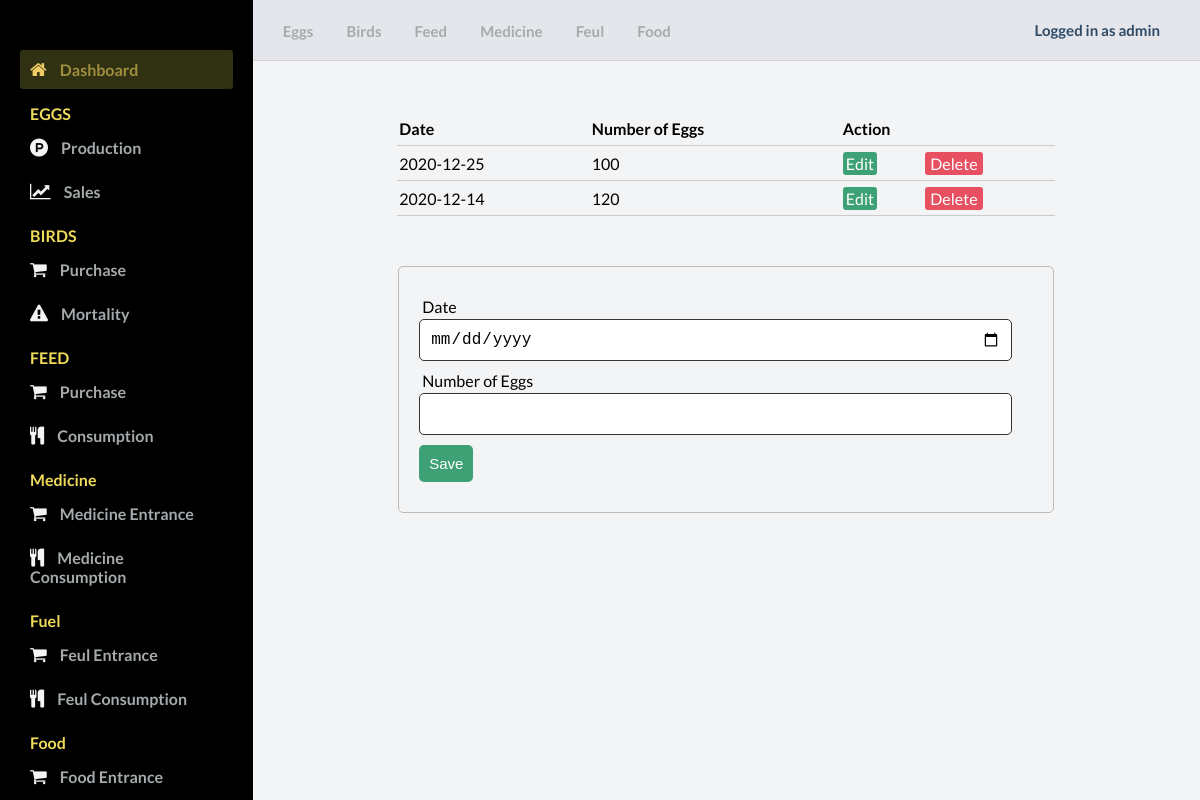
The page /production.php (signed in) on the database its author committed.
### tables this page shows
CREATE TABLE `production` (
  `Production_ID` int(11) NOT NULL,
  `Date` date NOT NULL,
  `NumberOfEggs` int(11) NOT NULL
);

### includes/action.php (called while the page is built, shortened)
<?php
    include_once "database.php";
    class CrudOperation extends Database{
        public function viewMethod($table){
            $sql = "SELECT * FROM " . $table;
            $array = array();
            $query = $this->connect()->query($sql);
            while($row = mysqli_fetch_assoc($query)){
                $array[] = $row;
            }
            return $array;
        }
    }
    $productionObject = new CrudOperation();
?>

### includes/database.php (called while the page is built, shortened)
<?php
class Database{
    public function connect(){
        $this->servername = 'localhost';
        $this->username = 'root';
        $this->password = '';
        $this->dbname = 'epms';
        $conn = new mysqli($this->servername, $this->username, $this->password, $this->dbname);
        return $conn;
    }
}
?>

### production.php (the view, shortened to what this page needs)
<?php
include 'includes/database.php';
include 'includes/action.php';
?>
<!DOCTYPE html>
<html lang="en">
<body id="body">
    <div class="container">
        <main>
            <div class="main__container">
                <table>
                    <thead>
                        <th>Date</th>
                        <th>Number of Eggs</th>
                        <th colspan="2">Action</th>
                    </thead>
                    <tbody>
                    <?php
                        $myrow = $productionObject->viewMethod("Production");
                        foreach($myrow as $row){
                            ?>
                            <tr>
                                <td><?php echo $row['Date'];?></td>
                                <td><?php echo $row['NumberOfEggs'];?></td>
                                <td>
                                    <a class="edit_btn" href="production.php?productionupdate=1&id=<?php echo $row["Production_ID"]; ?>">Edit</a>
                                </td>
                                <td>
                                    <a class="del_btn" href="includes/action.php?productiondelete=1&id=<?php echo $row["Production_ID"]; ?>">Delete</a>
                                </td>
                            </tr>
                            <?php
                        }
                    ?>
                    </tbody>
                </table>
                <?php
                    if(isset($_GET["productionupdate"])){
                        $id = $_GET["id"] ?? null;
                        $where = array("Production_ID" => $id);
                        $row = $salesObject->selectMethod("Production", $where);
                        ?>
                            <form action="includes/action.php" method="post">
                                <div class="input-group">
                                    <input type="hidden" name="id" value="<?php echo $id; ?>">
                                </div>
                                <div class="input-group">
                                    <label for="">Date</label>
                                    <input type="date" name="Date" value="<?php echo $row["Date"]; ?>" required>
                                </div>
                                <div class="input-group">
                                    <label for="">Number of Eggs</label>
                                    <input type="number" step="any" name="NumberOfEggs" value="<?php echo $row["NumberOfEggs"]; ?>" required>
                                </div>
                                <div class="input-group">
                                    <button type="submit" name="productionedit" class="btn" value="">Update</button>
                                </div>
                            </form>
                        <?php
                    }else{
                        ?>
                            <form action="includes/action.php" method="post">
                                <div class="input-group">
                                    <label for="">Date</label>
                                    <input type="date" name="Date" value="" required>
                                </div>
                                <div class="input-group">
                                    <label for="">Number of Eggs</label>
                                    <input type="number" step="any" name="NumberOfEggs" value="" required>
                                </div>
                                <div class="input-group">
                                    <button type="submit" name="productionsave" class="btn">Save</button>
                                </div>
                            </form>
                        <?php
                    }
                        ?>
            </div>
        </main>
    </div>
</body>
</html>

### styles.css (style rules this page uses)
* { margin: 0; padding: 0; }
body { box-sizing: border-box; font-family: "Lato", sans-serif; }
.container { display: grid; height: 100vh; grid-template-columns: 0.8fr 1fr 1fr 1fr; grid-template-rows: 0.2fr 3fr; grid-template-areas: "sidebar nav nav nav" "sidebar main main main"; }
main { background: #f3f4f6; grid-area: main; overflow-y: auto; }
.main__container { padding: 20px 35px; }
table { width: 75%; margin: 30px auto; border-collapse: collapse; text-align: left; }
tr { border-bottom: 1px solid #cbcbcb; }
th, td { border: none; height: 30px; padding: 2px; }
form { width: 70%; margin: 50px auto; text-align: left; padding: 20px; border: 1px solid #bbb; border-radius: 5px; }
.input-group { margin: 10px 0; }
.input-group label { display: block; text-align: left; margin: 3px; }
.input-group input { height: 30px; width: 93%; padding: 5px 10px; font-size: 16px; border-radius: 5px; border: 1px solid #333; }
.btn { padding: 10px; font-size: 15px; color: #fff; background:#3ea175; border: none; border-radius: 5px; }
.edit_btn { text-decoration: none; padding: 2px 3px; background: #3ea175; color: #fff; border-radius: 3px; }
.del_btn { text-decoration: none; padding: 2px 5px; color: #fff; border-radius: 3px; background: #e65061; }

### rows shown on the page
production: Date "2020-12-25", NumberOfEggs "100"
production: Date "2020-12-14", NumberOfEggs "120"

### other values the page prints
$_SESSION["Username"] "admin"
